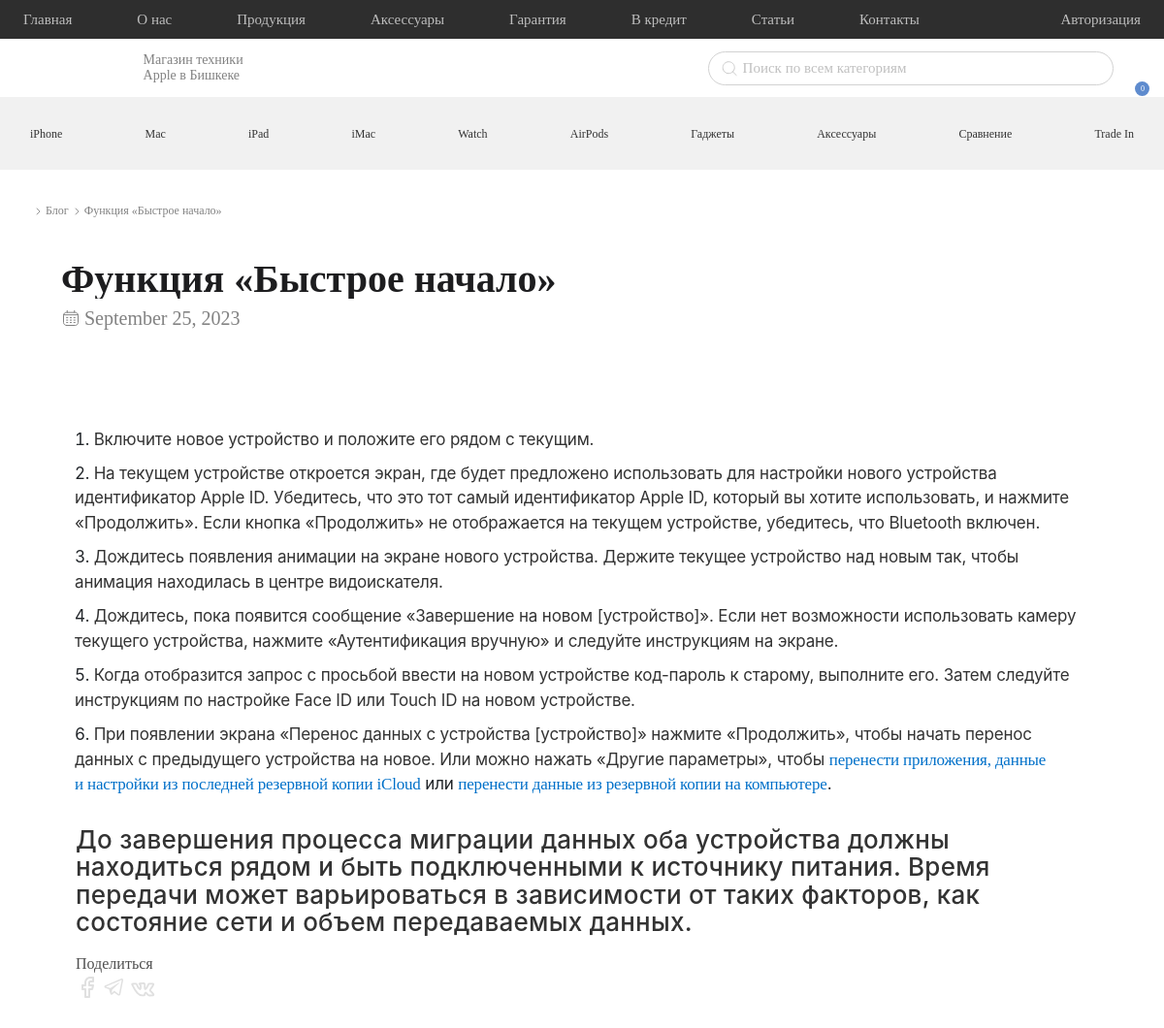
The app's page /article/1 with its own data.
### webapp/models.py (models this page shows, shortened)
class Article(models.Model):
    image = models.ImageField('Изображение', null=True, blank=True, upload_to='articles')
    title = models.CharField('Название статьи', max_length=250)
    secondary_title = models.CharField('Короткое описание', null=True, blank=True, max_length=250)
    description = models.TextField('Текст', null=True, blank=True)
    pub_date = models.DateTimeField('Дата', default=timezone.now)
    active = models.BooleanField('Опубликовать', default=True)
    order = models.IntegerField('Порядок', null=True, blank=True)
    class Meta:
        verbose_name = 'Статья'
        verbose_name_plural = 'Статьи'
    def get_image(self):
        image = self.image
        if image:
            image = '/media/' + str(image)
        return image

### webapp/views.py (the view)
# urls.py: path('article/<int:id>', views.article, name='article'),
def article(request, id):
    article = get_object_or_404(Article, pk=id)
    return render(request, 'article.html', {'article': article})

### webapp/templates/article.html (shortened to what this page needs)
{% extends 'base.html' %}
{% load static %}
{% block breadcrumb %}
    <ul class="breadcrumb">
      <li><a href="{% url 'home' %}"><img src="{% static 'img/home.svg' %}" alt=""></a></li>
      <li><img src="{% static 'img/left-bread.svg' %}" alt=""></li>
      <li><a href="{% url 'articles' %}">Блог</a></li>
      <li><img src="{% static 'img/left-bread.svg' %}" alt=""></li>
      <li class="active">{{article.title}}</li>
    </ul>
{% endblock breadcrumb %}
{% block content %}
    <div class="wrapper">
        <section class="article-first px-lg-5 px-0">
            <div class="h-100 container d-flex flex-wrap">
                <div class="text-left w-100 my-3">
                    <h3 class="sf-sem article-title of-3-ellipsis">{{ article.title }}</h3>
                    <div class="d-flex my-2">
                        <img src="{% static 'img/grey-calendar.svg' %}" alt="">
                        <p class="sf-reg article-date ml-1">{{ article.pub_date|date:'F d, Y' }}</p>
                    </div>
                </div>
            </div>
        </section>
        <section class="article-first px-0">
            <div class="h-100 d-flex flex-wrap">
                <div class="text-center w-100 my-3">
                </div>
            </div>
        </section>
        <section class="article-second px-lg-5 px-0">
            <div class="h-100 container">
                <div class="d-flex flex-wrap justify-content-center position-relative">
                    <div class="col-12 mb-3">
                        {{ article.description|safe }}
                    </div>
                    <div class="col-12 d-lg-block d-none">
                        <div class="w-100 mb-5">
                            <p class="sf-medium social-header">Поделиться</p>
                            <div class="socials d-flex">
                                <a href="https://www.facebook.com/sharer/sharer.php?u={{request.build_absolute_uri}}" target="_blank"
                                    class="social mr-1 facebook">
                                    <img class="first" src="{% static 'img/facebook-g.svg' %}" alt="">
                                </a>
                                <a href="https://t.me/share/url?url={{request.build_absolute_uri}}" target="_blank"
                                    class="social mr-1 telegram">
                                    <img class="first" src="{% static 'img/telegram-g.svg' %}" alt="">
                                </a>
                                <a href="http://vk.com/share.php?url={{request.build_absolute_uri}}" target="_blank" class="social mr-1 vk">
                                    <img class="first" src="{% static 'img/vk.svg' %}" alt="">
                                </a>
                            </div>
                        </div>
                    </div>
                </div>
            </div>
        </section>
    </div>
{% endblock %}

### webapp/static/css/style.css (style rules this page uses)
.sf-reg { font-family: "SF Pro Display Regular"; }
.sf-medium { font-family: "SF Pro Display Medium"; }
.sf-sem { font-family: "SF Pro Display Semibold"; }
body p { margin-bottom: 0; font-family: "SF Pro Display Light"; }
body a { font-family: "SF Pro Display Regular"; }
body label, body p, body li { margin-bottom: 0; }
.article-title { font-weight: 600; font-size: 40px; line-height: 100%; color: #1D1D1F; }
.article-date { font-weight: normal; font-size: 20px; line-height: 24px; color: #828282; }
.social-header { font-weight: 500; font-size: 16px; line-height: 150%; color: #4F4F4F; }
.social .first { display: block; transition: 0.3s; }
.of-3-ellipsis { height: auto; display: -webkit-box; -webkit-line-clamp: 3; -webkit-box-orient: vertical; word-break: break-word; overflow: hidden; width: auto; }
#desc > h1, h2, h3, h4, h5, h6, p, span { word-wrap: break-word; }
.breadcrumb { background:#FFFFFF!important; align-items:center; }
.breadcrumb li { font-weight: normal; font-size: 12px; line-height: 105%; color: #828282!important; font-family: 'SF Pro Display Regular'; max-width:200px; text-overflow:ellipsis; overflow: hidden; white-space: nowrap; padding-right:3px; }
.breadcrumb li a { color: #828282!important; }
@media (min-width: 1200px) { .container { max-width: 1200px !important; } }

### records on screen
Article: title "Функция «Быстрое начало»", pub_date "September 25, 2023", description "Включите новое устройство и положите его рядом с текущим. На текущем устройстве откроется экран, где будет предложено использовать для настройки нового устройства идентификатор Apple ID. Убедитесь, что это тот самый идентификатор Apple ID, который вы хотите использовать, и нажмите «Продолжить». Если кнопка «Продолжить» не отображается на текущем устройстве, убедитесь, что Bluetooth включен. Дождитесь появления анимации на экране нового устройства. Держите текущее устройство над новым так, чтобы анимация находилась в центре видоискателя. Дождитесь, пока появится сообщение «Завершение на новом [устройство]». Если нет возможности использовать камеру текущего устройства, нажмите «Аутентификация…"

### other values on screen
{{ products_in_basket|length }} "0"
